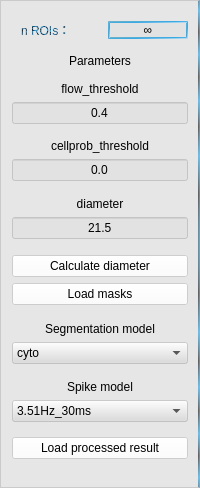
               <widget class="QFrame" name="frame_22">
                <property name="sizePolicy">
                 <sizepolicy hsizetype="Expanding" vsizetype="Preferred">
                  <horstretch>25</horstretch>
                  <verstretch>0</verstretch>
                 </sizepolicy>
                </property>
                <property name="minimumSize">
                 <size>
                  <width>172</width>
                  <height>488</height>
                 </size>
                </property>
                <property name="styleSheet">
                 <string notr="true">background-color:rgba(220, 220, 220, 120);
border-right:2px solid qradialgradient(spread:repeat, cx:0.5, cy:0.5, radius:0.077, fx:0.5, fy:0.5, stop:0 rgba(0, 169, 255, 147), stop:0.497326 rgba(0, 0, 0, 147), stop:1 rgba(0, 169, 255, 147));</string>
                </property>
                <property name="frameShape">
                 <enum>QFrame::StyledPanel</enum>
                </property>
                <property name="frameShadow">
                 <enum>QFrame::Raised</enum>
                </property>
                <layout class="QVBoxLayout" name="verticalLayout_4">
                 <item>
                  <widget class="QFrame" name="frame_24">
                   <property name="sizePolicy">
                    <sizepolicy hsizetype="Preferred" vsizetype="Expanding">
                     <horstretch>0</horstretch>
                     <verstretch>4</verstretch>
                    </sizepolicy>
                   </property>
                   <property name="styleSheet">
                    <string notr="true">background:transparent;
border:none;</string>
                   </property>
                   <property name="frameShape">
                    <enum>QFrame::StyledPanel</enum>
                   </property>
                   <property name="frameShadow">
                    <enum>QFrame::Raised</enum>
                   </property>
                   <layout class="QHBoxLayout" name="horizontalLayout_12">
                    <property name="rightMargin">
                     <number>0</number>
                    </property>
                    <item>
                     <widget class="QLabel" name="label_20">
                      <property name="layoutDirection">
                       <enum>Qt::LeftToRight</enum>
                      </property>
                      <property name="styleSheet">
                       <string notr="true">font: bold 12pt &quot;微软雅黑&quot;;
color:qradialgradient(spread:repeat, cx:0.5, cy:0.5, radius:0.077, fx:0.5, fy:0.5, stop:0 rgba(0, 149, 255, 220), stop:0.497326 rgba(0, 0, 0, 220) stop:1 rgba(0, 169, 255, 220));
</string>
                      </property>
                      <property name="text">
                       <string>n ROIs：</string>
                      </property>
                      <property name="alignment">
                       <set>Qt::AlignLeading|Qt::AlignLeft|Qt::AlignVCenter</set>
                      </property>
                     </widget>
                    </item>
                    <item>
                     <widget class="QLabel" name="label_n_roi">
                      <property name="styleSheet">
                       <string notr="true">background-color:rgba(220, 220, 220, 120);
border:2px solid qlineargradient(spread:pad, x1:0, y1:0, x2:1, y2:1, stop:0 rgba(107, 171, 184, 214), stop:0.545455 rgba(19, 157, 230, 211), stop:1 rgba(236, 241, 245, 232));
font: 75 10pt &quot;Adobe Gothic Std B&quot;;
font: 12pt &quot;Times New Roman&quot;;</string>
                      </property>
                      <property name="text">
                       <string>∞</string>
                      </property>
                      <property name="alignment">
                       <set>Qt::AlignCenter</set>
                      </property>
                     </widget>
                    </item>
                   </layout>
                  </widget>
                 </item>
                 <item>
                  <widget class="QLabel" name="label_15">
                   <property name="sizePolicy">
                    <sizepolicy hsizetype="Preferred" vsizetype="Expanding">
                     <horstretch>0</horstretch>
                     <verstretch>4</verstretch>
                    </sizepolicy>
                   </property>
                   <property name="styleSheet">
                    <string notr="true">background:transparent;
font: 75 12pt &quot;Adobe Gothic Std B&quot;;
border:none;</string>
                   </property>
                   <property name="text">
                    <string>Parameters</string>
                   </property>
                   <property name="alignment">
                    <set>Qt::AlignBottom|Qt::AlignHCenter</set>
                   </property>
                  </widget>
                 </item>
                 <item>
                  <widget class="QFrame" name="frame_29">
                   <property name="sizePolicy">
                    <sizepolicy hsizetype="Preferred" vsizetype="Expanding">
                     <horstretch>0</horstretch>
                     <verstretch>1</verstretch>
                    </sizepolicy>
                   </property>
                   <property name="styleSheet">
                    <string notr="true">background:transparent;
border:none;</string>
                   </property>
                   <property name="frameShape">
                    <enum>QFrame::StyledPanel</enum>
                   </property>
                   <property name="frameShadow">
                    <enum>QFrame::Raised</enum>
                   </property>
                  </widget>
                 </item>
                 <item>
                  <widget class="QLabel" name="label_12">
                   <property name="sizePolicy">
                    <sizepolicy hsizetype="Preferred" vsizetype="Expanding">
                     <horstretch>0</horstretch>
                     <verstretch>2</verstretch>
                    </sizepolicy>
                   </property>
                   <property name="styleSheet">
                    <string notr="true">background:transparent;
border:none;
font: 9pt &quot;微软雅黑&quot;;</string>
                   </property>
                   <property name="text">
                    <string>flow_threshold</string>
                   </property>
                   <property name="alignment">
                    <set>Qt::AlignCenter</set>
                   </property>
                  </widget>
                 </item>
                 <item>
                  <widget class="QLineEdit" name="lineEdit_flowthr">
                   <property name="sizePolicy">
                    <sizepolicy hsizetype="Expanding" vsizetype="Expanding">
                     <horstretch>0</horstretch>
                     <verstretch>1</verstretch>
                    </sizepolicy>
                   </property>
                   <property name="text">
                    <string>0.4</string>
                   </property>
                   <property name="alignment">
                    <set>Qt::AlignCenter</set>
                   </property>
                  </widget>
                 </item>
                 <item>
                  <widget class="QFrame" name="frame_25">
                   <property name="sizePolicy">
                    <sizepolicy hsizetype="Preferred" vsizetype="Expanding">
                     <horstretch>0</horstretch>
                     <verstretch>2</verstretch>
                    </sizepolicy>
                   </property>
                   <property name="styleSheet">
                    <string notr="true">background:transparent;
border:none;</string>
                   </property>
                   <property name="frameShape">
                    <enum>QFrame::StyledPanel</enum>
                   </property>
                   <property name="frameShadow">
                    <enum>QFrame::Raised</enum>
                   </property>
                  </widget>
                 </item>
                 <item>
                  <widget class="QLabel" name="label_11">
                   <property name="sizePolicy">
                    <sizepolicy hsizetype="Preferred" vsizetype="Expanding">
                     <horstretch>0</horstretch>
                     <verstretch>1</verstretch>
                    </sizepolicy>
                   </property>
                   <property name="styleSheet">
                    <string notr="true">background:transparent;
border:none;
font: 9pt &quot;微软雅黑&quot;;</string>
                   </property>
                   <property name="text">
                    <string>cellprob_threshold</string>
                   </property>
                   <property name="alignment">
                    <set>Qt::AlignCenter</set>
                   </property>
                  </widget>
                 </item>
                 <item>
                  <widget class="QLineEdit" name="lineEdit_cellprobthr">
                   <property name="sizePolicy">
                    <sizepolicy hsizetype="Expanding" vsizetype="Expanding">
                     <horstretch>0</horstretch>
                     <verstretch>1</verstretch>
                    </sizepolicy>
                   </property>
                   <property name="text">
                    <string>0.0</string>
                   </property>
                   <property name="alignment">
                    <set>Qt::AlignCenter</set>
                   </property>
                  </widget>
                 </item>
                 <item>
                  <widget class="QFrame" name="frame_26">
                   <property name="sizePolicy">
                    <sizepolicy hsizetype="Preferred" vsizetype="Expanding">
                     <horstretch>0</horstretch>
                     <verstretch>2</verstretch>
                    </sizepolicy>
                   </property>
                   <property name="styleSheet">
                    <string notr="true">background:transparent;
border:none;</string>
                   </property>
                   <property name="frameShape">
                    <enum>QFrame::StyledPanel</enum>
                   </property>
                   <property name="frameShadow">
                    <enum>QFrame::Raised</enum>
                   </property>
                  </widget>
                 </item>
                 <item>
                  <widget class="QLabel" name="label_28">
                   <property name="sizePolicy">
                    <sizepolicy hsizetype="Preferred" vsizetype="Expanding">
                     <horstretch>0</horstretch>
                     <verstretch>2</verstretch>
                    </sizepolicy>
                   </property>
                   <property name="styleSheet">
                    <string notr="true">background:transparent;
border:none;
font: 9pt &quot;微软雅黑&quot;;</string>
                   </property>
                   <property name="text">
                    <string>diameter</string>
                   </property>
                   <property name="alignment">
                    <set>Qt::AlignCenter</set>
                   </property>
                  </widget>
                 </item>
                 <item>
                  <widget class="QLineEdit" name="lineEdit_diameter">
                   <property name="sizePolicy">
                    <sizepolicy hsizetype="Expanding" vsizetype="Expanding">
                     <horstretch>0</horstretch>
                     <verstretch>1</verstretch>
                    </sizepolicy>
                   </property>
                   <property name="text">
                    <string>21.5</string>
                   </property>
                   <property name="alignment">
                    <set>Qt::AlignCenter</set>
                   </property>
                  </widget>
                 </item>
                 <item>
                  <widget class="QFrame" name="frame_43">
                   <property name="sizePolicy">
                    <sizepolicy hsizetype="Preferred" vsizetype="Expanding">
                     <horstretch>0</horstretch>
                     <verstretch>2</verstretch>
                    </sizepolicy>
                   </property>
                   <property name="styleSheet">
                    <string notr="true">background:transparent;
border:none;</string>
                   </property>
                   <property name="frameShape">
                    <enum>QFrame::StyledPanel</enum>
                   </property>
                   <property name="frameShadow">
                    <enum>QFrame::Raised</enum>
                   </property>
                  </widget>
                 </item>
                 <item>
                  <widget class="QPushButton" name="pushButton_cal_diameter">
                   <property name="sizePolicy">
                    <sizepolicy hsizetype="Minimum" vsizetype="Expanding">
                     <horstretch>0</horstretch>
                     <verstretch>2</verstretch>
                    </sizepolicy>
                   </property>
                   <property name="styleSheet">
                    <string notr="true">QPushButton{
background-color:rgba(255,255,255,150);
font: 9pt &quot;微软雅黑&quot;;
}
QPushButton:hover
{
margin:1px;
}</string>
                   </property>
                   <property name="text">
                    <string>Calculate diameter</string>
                   </property>
                  </widget>
                 </item>
                 <item>
                  <widget class="QPushButton" name="pushButton_load_masks">
                   <property name="styleSheet">
                    <string notr="true">QPushButton{
background-color:rgba(255,255,255,150);
font: 9pt &quot;微软雅黑&quot;;
}
QPushButton:hover
{
margin:1px;
}</string>
                   </property>
                   <property name="text">
                    <string>Load masks</string>
                   </property>
                  </widget>
                 </item>
                 <item>
                  <widget class="QFrame" name="frame_28">
                   <property name="sizePolicy">
                    <sizepolicy hsizetype="Preferred" vsizetype="Expanding">
                     <horstretch>0</horstretch>
                     <verstretch>3</verstretch>
                    </sizepolicy>
                   </property>
                   <property name="styleSheet">
                    <string notr="true">background:transparent;
border:none;</string>
                   </property>
                   <property name="frameShape">
                    <enum>QFrame::StyledPanel</enum>
                   </property>
                   <property name="frameShadow">
                    <enum>QFrame::Raised</enum>
                   </property>
                  </widget>
                 </item>
                 <item>
                  <widget class="QLabel" name="label_13">
                   <property name="sizePolicy">
                    <sizepolicy hsizetype="Preferred" vsizetype="Expanding">
                     <horstretch>0</horstretch>
                     <verstretch>2</verstretch>
                    </sizepolicy>
                   </property>
                   <property name="styleSheet">
                    <string notr="true">background:transparent;
border:none;
font: 9pt &quot;微软雅黑&quot;;</string>
                   </property>
                   <property name="text">
                    <string>Segmentation model</string>
                   </property>
                   <property name="alignment">
                    <set>Qt::AlignCenter</set>
                   </property>
                  </widget>
                 </item>
                 <item>
                  <widget class="QComboBox" name="comboBox_segmodel">
                   <property name="sizePolicy">
                    <sizepolicy hsizetype="Preferred" vsizetype="Expanding">
                     <horstretch>0</horstretch>
                     <verstretch>1</verstretch>
                    </sizepolicy>
                   </property>
                   <property name="styleSheet">
                    <string notr="true">QComboBox{
font: 9pt &quot;微软雅黑&quot;;
}

QComboBox QAbstractItemView {
background:white;
} </string>
                   </property>
                   <item>
                    <property name="text">
                     <string>cyto</string>
                    </property>
                   </item>
                   <item>
                    <property name="text">
                     <string>cyto2</string>
                    </property>
                   </item>
                  </widget>
                 </item>
                 <item>
                  <widget class="QFrame" name="frame_27">
                   <property name="sizePolicy">
                    <sizepolicy hsizetype="Preferred" vsizetype="Expanding">
                     <horstretch>0</horstretch>
                     <verstretch>2</verstretch>
                    </sizepolicy>
                   </property>
                   <property name="styleSheet">
                    <string notr="true">background:transparent;
border:none;</string>
                   </property>
                   <property name="frameShape">
                    <enum>QFrame::StyledPanel</enum>
                   </property>
                   <property name="frameShadow">
                    <enum>QFrame::Raised</enum>
                   </property>
                  </widget>
                 </item>
                 <item>
                  <widget class="QLabel" name="label_14">
                   <property name="sizePolicy">
                    <sizepolicy hsizetype="Preferred" vsizetype="Expanding">
                     <horstretch>0</horstretch>
                     <verstretch>2</verstretch>
                    </sizepolicy>
                   </property>
                   <property name="styleSheet">
                    <string notr="true">background:transparent;
border:none;
font: 9pt &quot;微软雅黑&quot;;</string>
                   </property>
                   <property name="text">
                    <string>Spike model</string>
                   </property>
                   <property name="alignment">
                    <set>Qt::AlignCenter</set>
                   </property>
                  </widget>
                 </item>
                 <item>
                  <widget class="QComboBox" name="comboBox_spikemodel">
                   <property name="sizePolicy">
                    <sizepolicy hsizetype="Preferred" vsizetype="Expanding">
                     <horstretch>0</horstretch>
                     <verstretch>1</verstretch>
                    </sizepolicy>
                   </property>
                   <property name="styleSheet">
                    <string notr="true">QComboBox{
font: 9pt &quot;微软雅黑&quot;;
}

QComboBox QAbstractItemView {
background:white;
} </string>
                   </property>
                   <item>
                    <property name="text">
                     <string>3.51Hz_30ms</string>
                    </property>
                   </item>
                  </widget>
                 </item>
                 <item>
                  <widget class="QFrame" name="frame_38">
                   <property name="sizePolicy">
                    <sizepolicy hsizetype="Preferred" vsizetype="Expanding">
                     <horstretch>0</horstretch>
                     <verstretch>2</verstretch>
                    </sizepolicy>
                   </property>
                   <property name="styleSheet">
                    <string notr="true">background:transparent;
border:none;</string>
                   </property>
                   <property name="frameShape">
                    <enum>QFrame::StyledPanel</enum>
                   </property>
                   <property name="frameShadow">
                    <enum>QFrame::Raised</enum>
                   </property>
                  </widget>
                 </item>
                 <item>
                  <widget class="QPushButton" name="pushButton_load_result">
                   <property name="sizePolicy">
                    <sizepolicy hsizetype="Ignored" vsizetype="Expanding">
                     <horstretch>0</horstretch>
                     <verstretch>1</verstretch>
                    </sizepolicy>
                   </property>
                   <property name="styleSheet">
                    <string notr="true">QPushButton{
background-color:rgba(255,255,255,150);
font: 9pt &quot;微软雅黑&quot;;
}
QPushButton:hover
{
margin:1px;
}</string>
                   </property>
                   <property name="text">
                    <string>Load processed result</string>
                   </property>
                  </widget>
                 </item>
                 <item>
                  <widget class="QFrame" name="frame_44">
                   <property name="sizePolicy">
                    <sizepolicy hsizetype="Preferred" vsizetype="Expanding">
                     <horstretch>0</horstretch>
                     <verstretch>6</verstretch>
                    </sizepolicy>
                   </property>
                   <property name="styleSheet">
                    <string notr="true">background:transparent;
border:none;</string>
                   </property>
                   <property name="frameShape">
                    <enum>QFrame::StyledPanel</enum>
                   </property>
                   <property name="frameShadow">
                    <enum>QFrame::Raised</enum>
                   </property>
                  </widget>
                 </item>
                </layout>
               </widget>
